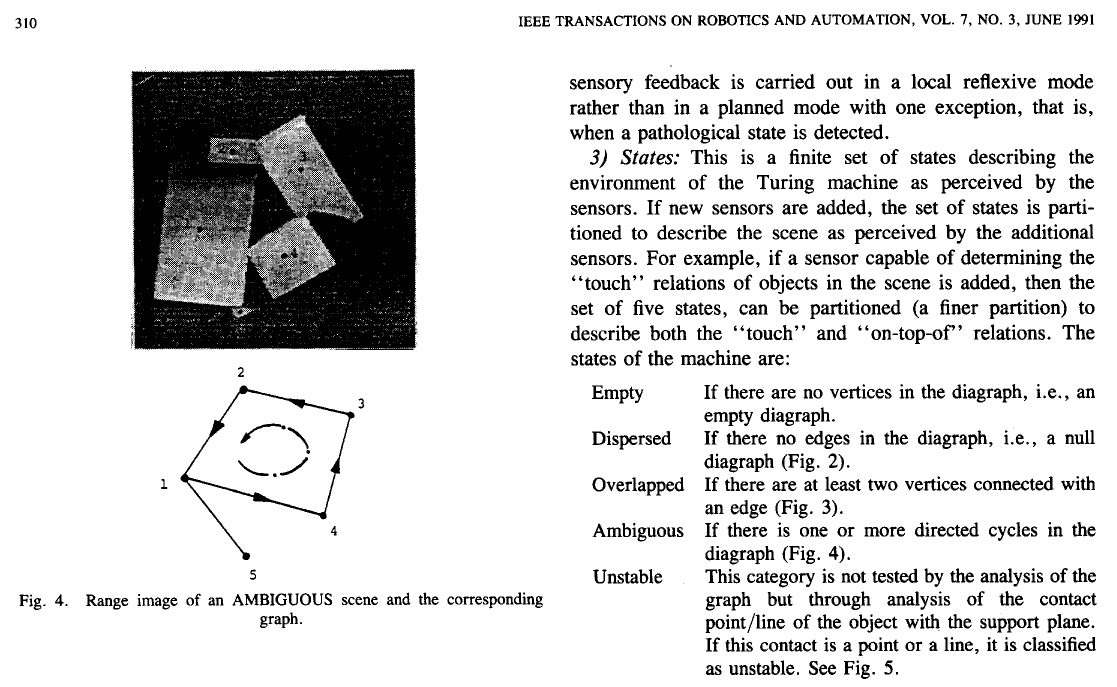
#> input picture project-3/inputs/bitmap.pbm, 2233 x 1374 px, found by its file name (shown at 1/2 size)
$ jupyter execute --allow-errors CountWords.ipynb
#> lines starting #> are read from the running program, lines starting #| are printed output that depends on the picture; after the words box and inside, x2 and y2 are one past the last pixel; in counts of white or black regions, pixels touching at a corner belong together
<a href="https://colab.research.google.com/github/sthalles/computer-vision/blob/master/project-3/CountWords.ipynb" target="_parent"></a>

[cell 1]
import cv2
import imageio
import matplotlib.pyplot as plt
import numpy as np

[cell 2]
# Read, normalize, and invert the image pixels
img = imageio.imread('http://www.ic.unicamp.br/~helio/imagens_morfologia/bitmap.pbm')
#> img is the input picture: shape (1374, 2233, 3); 84.7% white; 2103 black regions (1015 under 20 px), largest, box (x1, y1, x2, y2) and area: (263, 138, 835, 700) 264914, (361, 771, 709, 1120) 6074, (481, 847, 571, 887) 596
img = img // 255
img = cv2.bitwise_not(img)-254
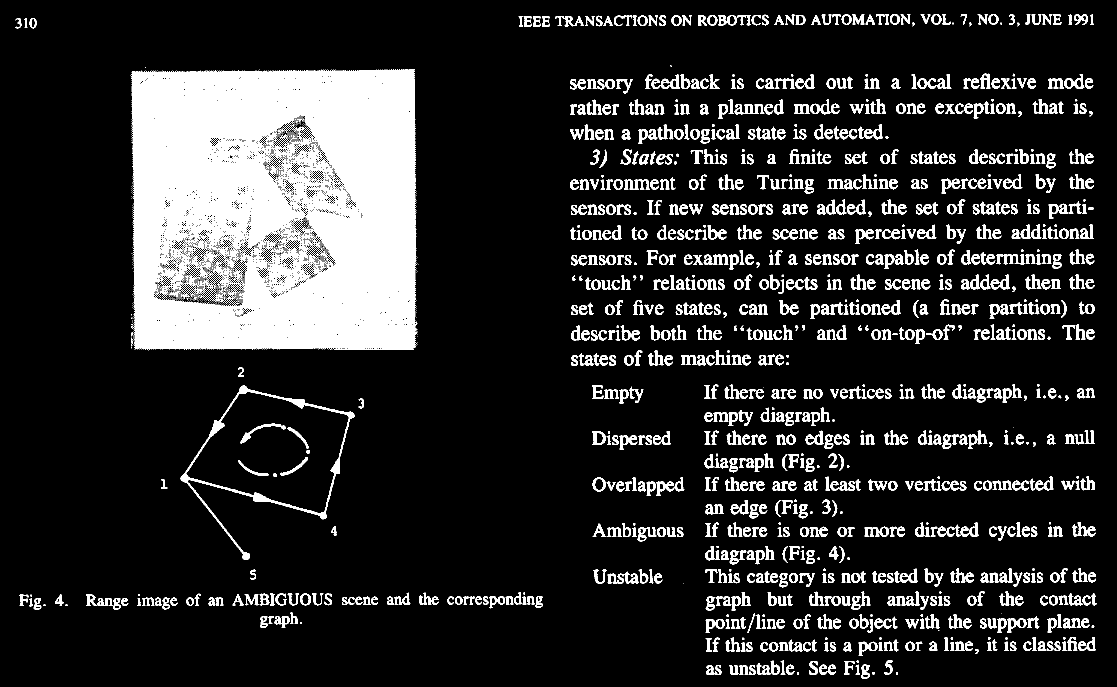
#> img: shape (1374, 2233, 3) (shown at 1/2 size); values 0 (black) and 1 (white), 15.3% white; 2103 white regions (1015 under 20 px), largest, box (x1, y1, x2, y2) and area: (263, 138, 835, 700) 264914, (361, 771, 709, 1120) 6074, (481, 847, 571, 887) 596

n_pixels = img.shape[0] * img.shape[1]
#> n_pixels = 3068142
print("Number of pixels:", n_pixels)
#| Number of pixels: 3068142
print("Image shape:",img.shape)
#| Image shape: (1374, 2233, 3)
print("Unique values:",np.unique(img))
#| Unique values: [0 1]

[cell 3]
n_white_pixels = np.count_nonzero(img)
#> n_white_pixels = 1410762
n_black_pixels = n_pixels - n_white_pixels
#> n_black_pixels = 1657380
print("# white pixels:", n_white_pixels, "# black pixels:", n_black_pixels, "Image shape:",img.shape)
#| # white pixels: 1410762 # black pixels: 1657380 Image shape: (1374, 2233, 3)

[cell 4]
# Show binary image
plt.imshow(img, cmap="gray")
plt.show()

[cell 5]
# Create the images that will use to extract the horizontal and vertical lines
horizontal = np.copy(img)
vertical = np.copy(img)
print(np.unique(vertical))
#| [0 1]

[cell 6]
# Define and create a horizontal structuring element to find words
horizontal_size = 12
horizontalStructure = cv2.getStructuringElement(cv2.MORPH_RECT, (horizontal_size, 1))

[cell 7]
# Apply morphology operations. Dilation and erosion
horizontal = cv2.dilate(horizontal, horizontalStructure)
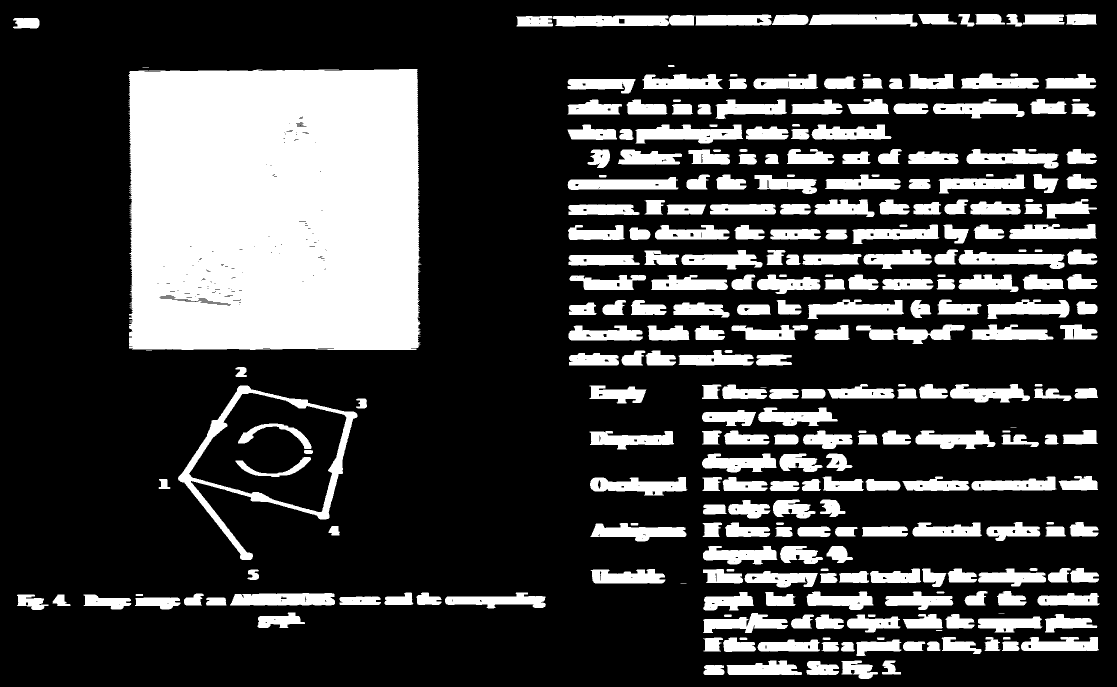
#> horizontal: shape (1374, 2233, 3) (shown at 1/2 size); values 0 (black) and 1 (white), 25.3% white; 299 white regions (7 under 20 px), largest, box (x1, y1, x2, y2) and area: (256, 138, 843, 700) 320762, (356, 771, 715, 1120) 13592, (1106, 30, 1390, 53) 5514
horizontal = cv2.erode(horizontal, horizontalStructure)
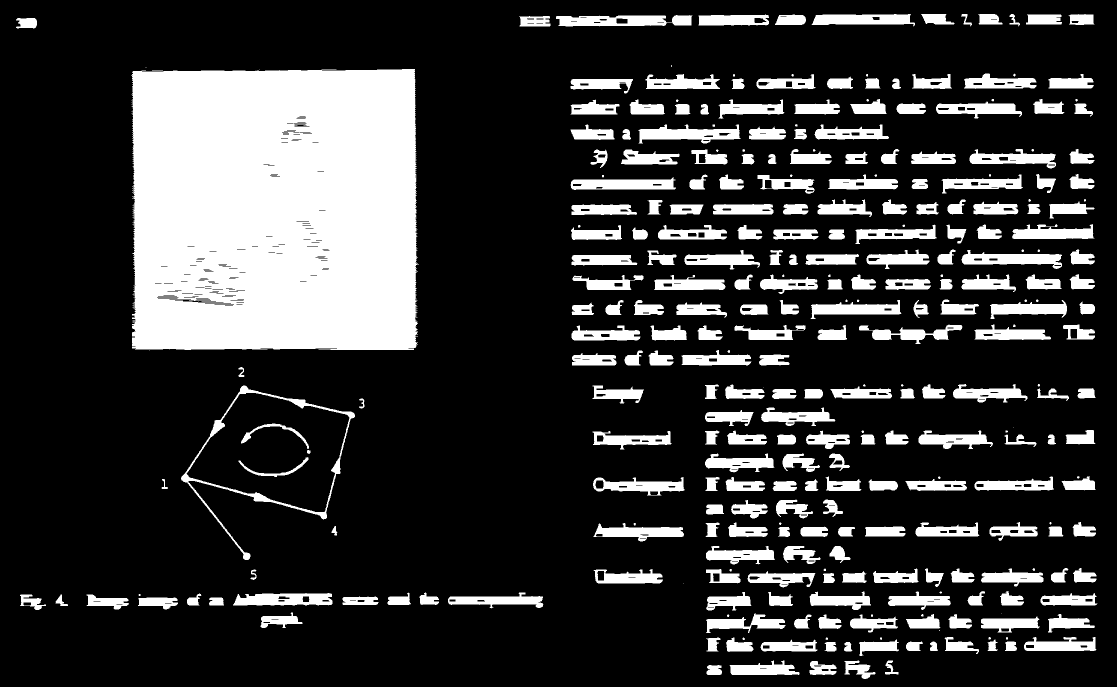
#> horizontal: shape (1374, 2233, 3) (shown at 1/2 size); values 0 (black) and 1 (white), 21.4% white; 317 white regions (41 under 20 px), largest, box (x1, y1, x2, y2) and area: (262, 138, 838, 700) 312983, (362, 771, 710, 1120) 6200, (1112, 30, 1385, 53) 4733

[cell 8]
# show intermediate results
plt.imshow(horizontal, cmap="gray")
plt.show()

[cell 9]
# Create structure element for extracting vertical lines (within words) through morphology operations
verticalsize = 4
verticalStructure = cv2.getStructuringElement(cv2.MORPH_RECT, (1, verticalsize))
# Apply morphology operations, dilation + erosion
vertical = cv2.dilate(vertical, verticalStructure)
#> vertical: shape (1374, 2233, 3); values 0 (black) and 1 (white), 19.7% white; 1128 white regions (43 under 20 px), largest, box (x1, y1, x2, y2) and area: (262, 137, 835, 703) 312451, (361, 770, 709, 1122) 8527, (481, 846, 571, 889) 872
vertical = cv2.erode(vertical, verticalStructure)
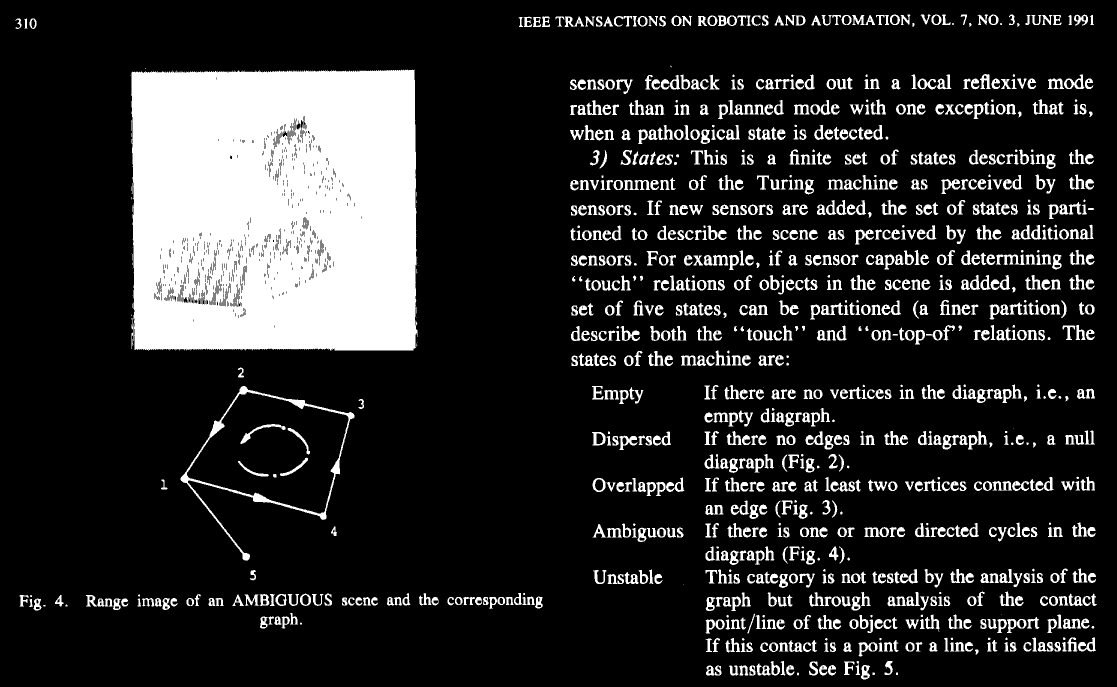
#> vertical: shape (1374, 2233, 3) (shown at 1/2 size); values 0 (black) and 1 (white), 16.8% white; 1154 white regions (89 under 20 px), largest, box (x1, y1, x2, y2) and area: (262, 139, 835, 702) 308244, (361, 772, 709, 1121) 6097, (1992, 509, 2050, 530) 599

[cell 10]
# dispaly results
plt.imshow(vertical, cmap="gray")
print("Pixel unique values:",np.unique(vertical))
#| Pixel unique values: [0 1]

[cell 11]
# Merge and Close the final representation
kernel = cv2.getStructuringElement(cv2.MORPH_RECT, (12, 1))
merge = vertical * horizontal
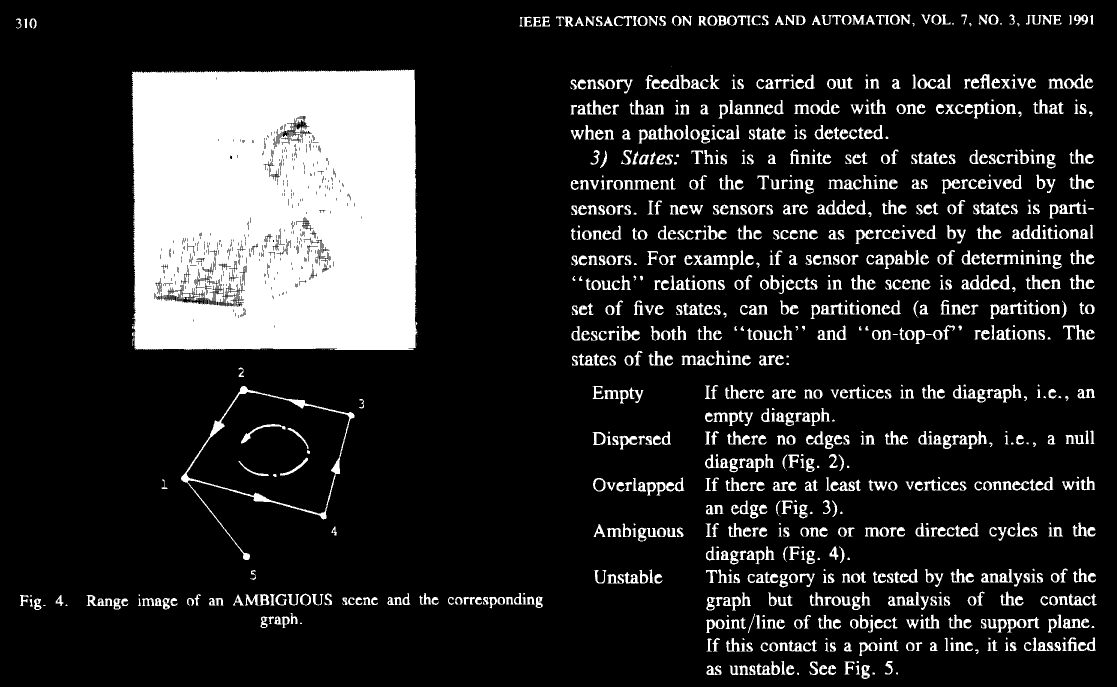
#> merge: shape (1374, 2233, 3) (shown at 1/2 size); values 0 (black) and 1 (white), 15.9% white; 1406 white regions (378 under 20 px), largest, box (x1, y1, x2, y2) and area: (263, 139, 835, 700) 304340, (362, 772, 709, 1120) 4968, (482, 848, 571, 887) 532
closing = cv2.morphologyEx(merge, cv2.MORPH_CLOSE, kernel)
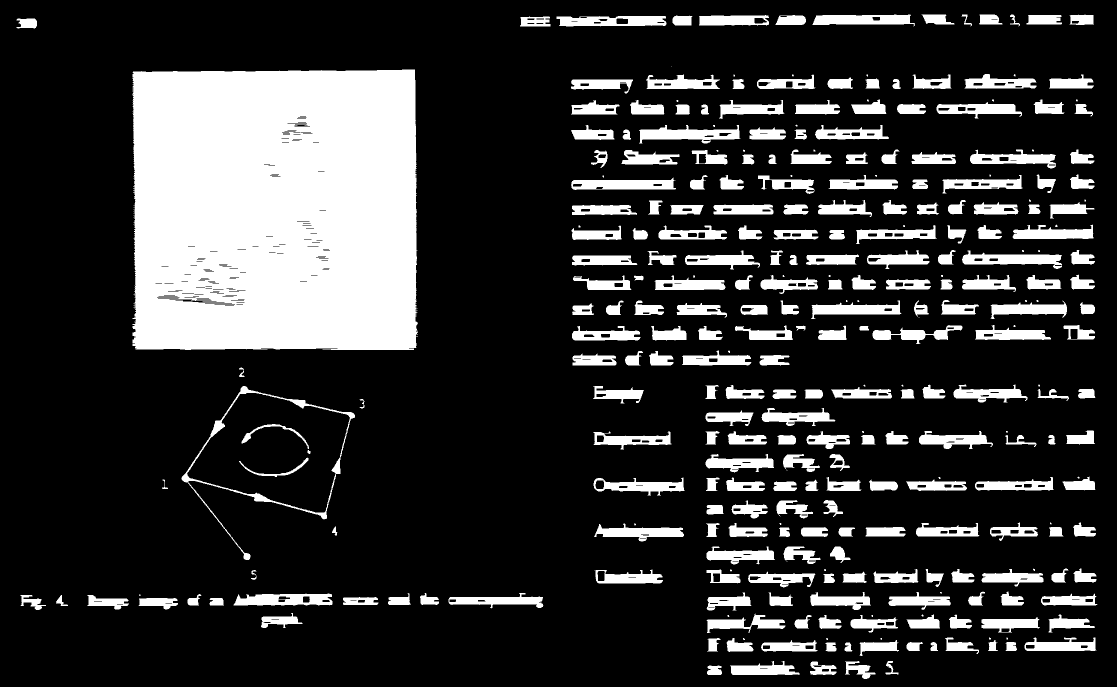
#> closing: shape (1374, 2233, 3) (shown at 1/2 size); values 0 (black) and 1 (white), 20.4% white; 315 white regions (65 under 20 px), largest, box (x1, y1, x2, y2) and area: (264, 139, 836, 700) 311869, (363, 772, 710, 1120) 5055, (1278, 250, 1481, 287) 4042

[cell 12]
plt.imshow(closing, cmap="gray")
plt.show()

#> (a cell that did not finish here is left out)

[cell 14]
def count_transitions(img):
  assert len(np.unique(img)) <= 2, "Image is not binary"
  black_pixel = 0

  # template: white --> black
  template = [1,0]

  row_length = img.shape[1]
  if row_length % 2 != 0:
    row_length = row_length-1

  transitions = 0
  for row in img:
    for i in range(row_length):
      if np.all(template == row[i:i+2]):
        transitions+=1
  return transitions

[cell 15]
# reinvert pixels to compute features
img = cv2.bitwise_not(img)-254
plt.imshow(img, cmap="gray")
plt.show()

[cell 16]
# transform image to rgb to draw bbxes
rgb = np.zeros((img.shape[0], img.shape[1], 3))
#> (the rest of this cell did not finish here and is left out)

[cell 17]
n_words = 0

#  para cada retângulo envolvendo um objeto, calcule:
#> (the rest of this cell did not finish here and is left out)

[cell 18]
print("Number of words:",n_words)

[cell 19]
# This image has to be rbg to print colored boxes
plt.figure(figsize=(17,17))
plt.imshow(rgb)
plt.show()
